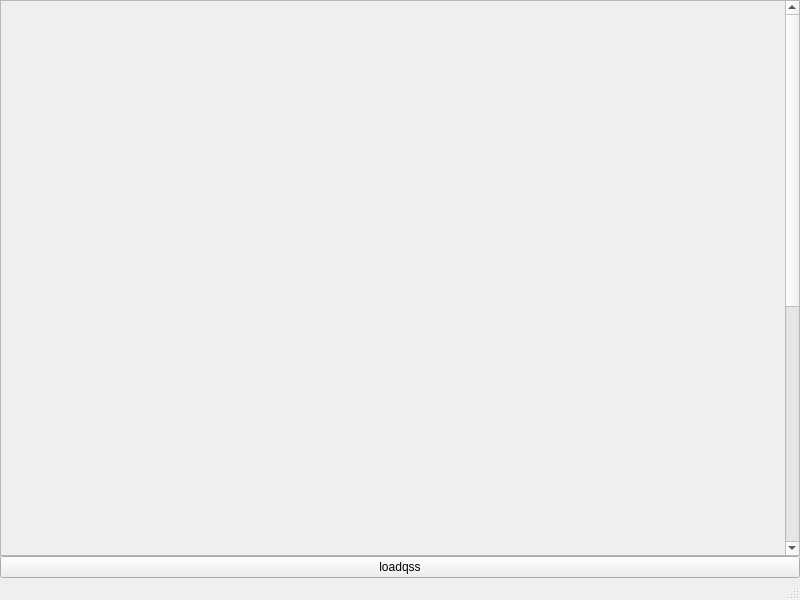
<?xml version="1.0" encoding="UTF-8"?>
<ui version="4.0">
 <class>MainWindow</class>
 <widget class="QMainWindow" name="MainWindow">
  <property name="geometry">
   <rect>
    <x>0</x>
    <y>0</y>
    <width>800</width>
    <height>600</height>
   </rect>
  </property>
  <property name="windowTitle">
   <string>MainWindow</string>
  </property>
  <widget class="QWidget" name="centralwidget">
   <layout class="QVBoxLayout" name="verticalLayout">
    <property name="spacing">
     <number>0</number>
    </property>
    <property name="leftMargin">
     <number>0</number>
    </property>
    <property name="topMargin">
     <number>0</number>
    </property>
    <property name="rightMargin">
     <number>0</number>
    </property>
    <property name="bottomMargin">
     <number>0</number>
    </property>
    <item>
     <widget class="QScrollArea" name="scrollArea">
      <property name="widgetResizable">
       <bool>true</bool>
      </property>
      <widget class="QWidget" name="scrollAreaWidgetContents">
       <property name="geometry">
        <rect>
         <x>0</x>
         <y>0</y>
         <width>781</width>
         <height>1000</height>
        </rect>
       </property>
       <property name="minimumSize">
        <size>
         <width>0</width>
         <height>1000</height>
        </size>
       </property>
      </widget>
     </widget>
    </item>
    <item>
     <widget class="QPushButton" name="pushButton">
      <property name="text">
       <string>loadqss</string>
      </property>
     </widget>
    </item>
   </layout>
  </widget>
  <widget class="QMenuBar" name="menubar">
   <property name="geometry">
    <rect>
     <x>0</x>
     <y>0</y>
     <width>800</width>
     <height>21</height>
    </rect>
   </property>
  </widget>
  <widget class="QStatusBar" name="statusbar"/>
 </widget>
 <resources/>
 <connections/>
</ui>
